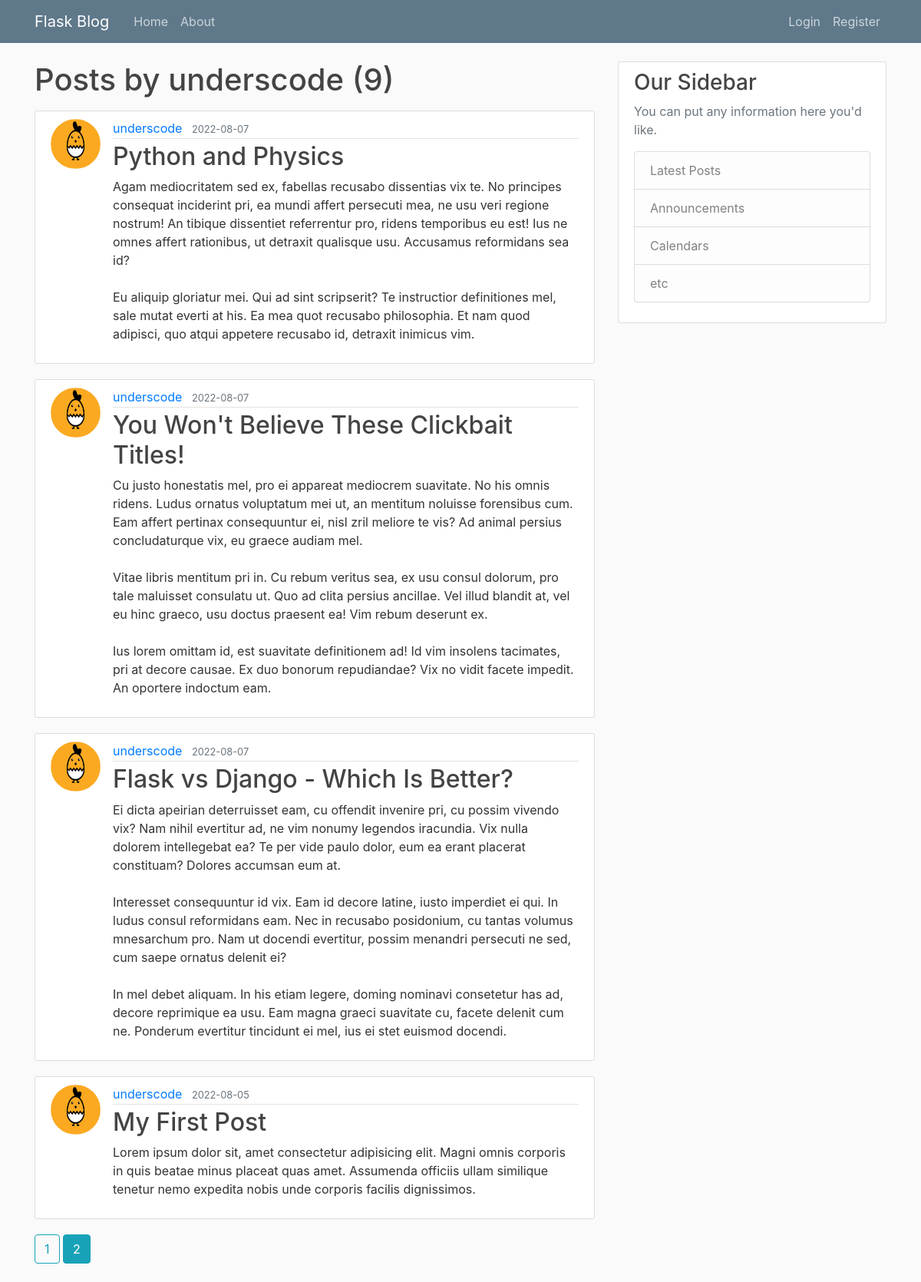
Page /user/underscode?page=2 on the committed database.
### flaskblog/models.py (models this page shows, shortened)
class User(db.Model, UserMixin):
    id = db.Column(db.Integer, primary_key=True)
    username = db.Column(db.String(20), unique=True, nullable=False)
    email = db.Column(db.String(120), unique=True, nullable=False)
    image_file = db.Column(
        db.String(20), nullable=False, default='default.jpg')
    password = db.Column(db.String(60), nullable=False)
    posts = db.relationship('Post', backref='author', lazy=True)

class Post(db.Model):
    id = db.Column(db.Integer, primary_key=True)
    title = db.Column(db.String(100), nullable=False)
    date_posted = db.Column(
        db.DateTime, nullable=False, default=datetime.utcnow)
    content = db.Column(db.Text, nullable=False)
    user_id = db.Column(db.Integer, db.ForeignKey('user.id'), nullable=False)

### flaskblog/routes.py (the view)
@app.route('/user/<string:username>')
def user_posts(username):
    page = request.args.get('page', 1, type=int)
    user = User.query.filter_by(username=username).first_or_404()
    posts = Post.query.filter_by(author=user)\
        .order_by(Post.date_posted.desc())\
        .paginate(page=page, per_page=5)
    return render_template('user_posts.html', posts=posts, user=user)

### flaskblog/templates/user_posts.html
{% extends "base.html" %}
{% block content %}
<h1 class="mb-3">Posts by {{ user.username }} ({{ posts.total }})</h1>
{% for post in posts.items %}
<article class="media content-section">
    <img src="{{ url_for('static', filename='profile_pics/' + post.author.image_file) }}" alt="Picture" class="rounded-circle article-img">
    <div class="media-body">
        <div class="article-metadata">
            <a class="mr-2" href="{{ url_for('user_posts', username=post.author.username) }}">{{ post.author.username }}</a>
            <small class="text-muted">{{ post.date_posted.strftime('%Y-%m-%d') }}</small>
        </div>
        <h2><a class="article-title" href="{{ url_for('post', post_id=post.id) }}">{{ post.title }}</a></h2>
        <p class="article-content">{{ post.content }}</p>
    </div>
</article>
{% endfor %}
{% for page_num in posts.iter_pages(left_edge=1, right_edge=1, left_current=1, right_current=2) %}
    {% if page_num %}
        {% if posts.page == page_num %}
            <a class="btn btn-info mb-4" href="{{ url_for('user_posts', username=user.username, page=page_num) }}">{{ page_num }}</a>
        {% else %}
            <a class="btn btn-outline-info mb-4" href="{{ url_for('user_posts', username=user.username, page=page_num) }}">{{ page_num }}</a>
        {% endif %}
    {% else %}
    ...
    {% endif %}
{% endfor %}
{% endblock %}

### flaskblog/static/main.css (style rules this page uses)
body { background: #fafafa; color: #333333; margin-top: 5rem; }
h1, h2, h3, h4, h5, h6 { color: #444444; }
.content-section { background: #ffffff; padding: 10px 20px; border: 1px solid #dddddd; border-radius: 3px; margin-bottom: 20px; }
.article-title { color: #444444; }
.article-content { white-space: pre-line; }
.article-img { height: 65px; width: 65px; margin-right: 16px; }
.article-metadata { padding-bottom: 1px; margin-bottom: 4px; border-bottom: 1px solid #e3e3e3 }

### rows in the picture
User: username "underscode"
Post: image_file (picture), author.username "underscode", date_posted "2022-08-07", title "Python and Physics", content "Agam mediocritatem sed ex, fabellas recusabo dissentias vix te. No principes consequat inciderint pri, ea mundi affert persecuti mea, ne usu veri regione nostrum! An tibique dissentiet referrentur pro, ridens temporibus eu est! Ius ne omnes affert rationibus, ut detraxit qualisque usu. Accusamus reformidans sea id? Eu aliquip gloriatur mei. Qui ad sint scripserit? Te instructior definitiones mel, sale mutat everti at his. Ea mea quot recusabo philosophia. Et nam quod adipisci, quo atqui appetere recusabo id, detraxit inimicus vim."
Post: image_file (picture), author.username "underscode", date_posted "2022-08-07", title "You Won't Believe These Clickbait Titles!", content "Cu justo honestatis mel, pro ei appareat mediocrem suavitate. No his omnis ridens. Ludus ornatus voluptatum mei ut, an mentitum noluisse forensibus cum. Eam affert pertinax consequuntur ei, nisl zril meliore te vis? Ad animal persius concludaturque vix, eu graece audiam mel. Vitae libris mentitum pri in. Cu rebum veritus sea, ex usu consul dolorum, pro tale maluisset consulatu ut. Quo ad clita persius ancillae. Vel illud blandit at, vel eu hinc graeco, usu doctus praesent ea! Vim rebum deserunt ex. Ius lorem omittam id, est suavitate definitionem ad! Id vim insolens tacimates, pri at decore causae. Ex duo bonorum repudiandae? Vix no vidit facete impedit. An oportere indoctum eam."
Post: image_file (picture), author.username "underscode", date_posted "2022-08-07", title "Flask vs Django - Which Is Better?", content "Ei dicta apeirian deterruisset eam, cu offendit invenire pri, cu possim vivendo vix? Nam nihil evertitur ad, ne vim nonumy legendos iracundia. Vix nulla dolorem intellegebat ea? Te per vide paulo dolor, eum ea erant placerat constituam? Dolores accumsan eum at. Interesset consequuntur id vix. Eam id decore latine, iusto imperdiet ei qui. In ludus consul reformidans eam. Nec in recusabo posidonium, cu tantas volumus mnesarchum pro. Nam ut docendi evertitur, possim menandri persecuti ne sed, cum saepe ornatus delenit ei? In mel debet aliquam. In his etiam legere, doming nominavi consetetur has ad, decore reprimique ea usu. Eam magna graeci suavitate cu, facete delenit cum ne. Ponderum…"
Post: image_file (picture), author.username "underscode", date_posted "2022-08-05", title "My First Post", content "Lorem ipsum dolor sit, amet consectetur adipisicing elit. Magni omnis corporis in quis beatae minus placeat quas amet. Assumenda officiis ullam similique tenetur nemo expedita nobis unde corporis facilis dignissimos."

### other values in the picture
{{ posts.total }} "9"
{{ page_num }} "1"
{{ page_num }} "2"
